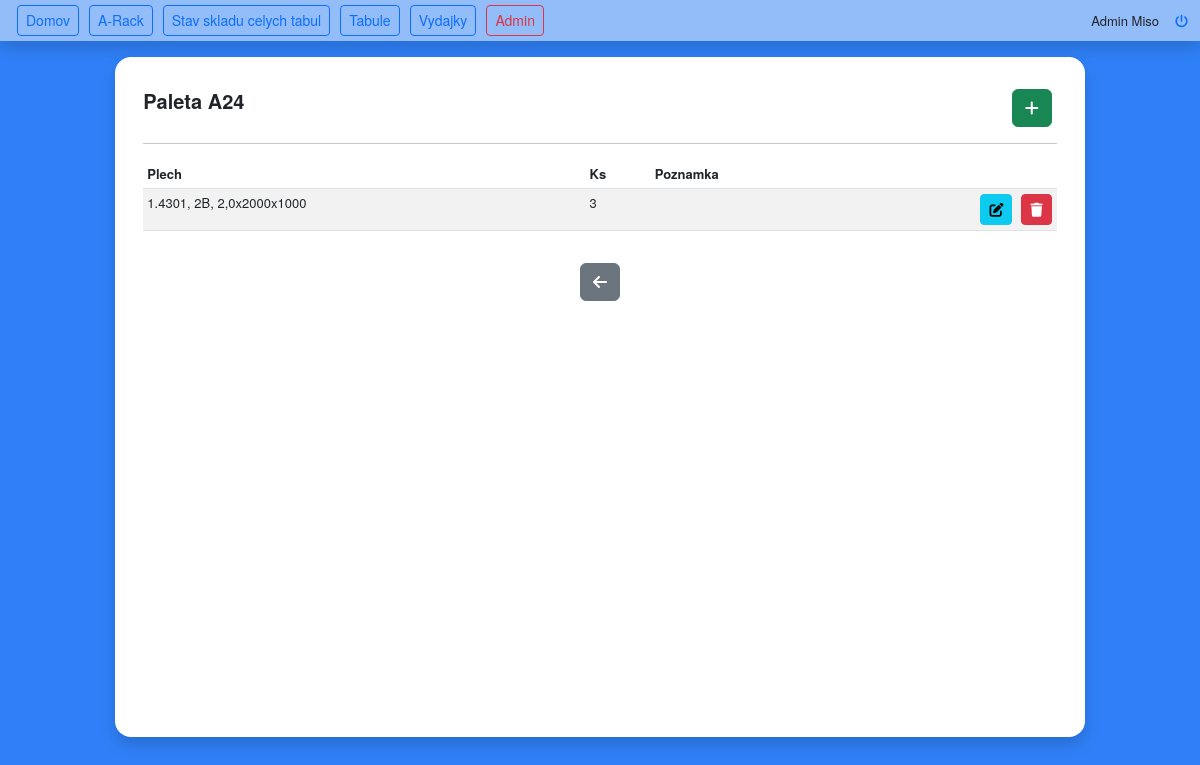
Screenshot of /a-rack/palette/detail/24/ (signed in) with the database file from the repository.
### Rack/models.py (models this page shows, shortened)
class Palette(models.Model):
    name = models.CharField(max_length=4)
    capacity = models.FloatField()
    sheets = models.ManyToManyField(Sheet, blank=True, through='PaletteSheet', related_name='palette_sheet')
    load_weight = models.FloatField(null=True, blank=True)
    class Meta:
        verbose_name = "Paleta"
        verbose_name_plural = "Palety"

class PaletteSheet(models.Model):
    palette = models.ForeignKey(Palette, on_delete=models.CASCADE, null=True, blank=True)
    sheet = models.ForeignKey(Sheet, on_delete=models.CASCADE)
    quantity = models.PositiveIntegerField()
    note = models.CharField(max_length=128, null=True, blank=True)
    created_by = models.ForeignKey(User, on_delete=models.CASCADE, related_name='created', null=True, blank=True)
    created_date = models.DateTimeField(auto_now_add=True)
    class Meta:
        verbose_name = "Plech na palete"
        verbose_name_plural = "Plechy na palete"

### Material/models.py (models this page shows, shortened)
class Sheet(models.Model):
    material = models.ForeignKey(to=RawMaterial, on_delete=models.CASCADE, related_name='material')
    surface = models.ForeignKey(to=MaterialSurface, on_delete=models.CASCADE, related_name='surface')
    thickness = models.FloatField()
    size_x = models.IntegerField()
    size_y = models.IntegerField()
    weight = models.FloatField(null=True, blank=True, )
    note = models.CharField(max_length=128, null=True, blank=True)
    class Meta:
        verbose_name = "Plech"
        verbose_name_plural = "Plechy"

class RawMaterial(models.Model):
    material_name = models.CharField(max_length=32)
    def __str__(self):
        return f"{self.material_name}"
    class Meta:
        verbose_name = "Akost materialu"
        verbose_name_plural = "Materialove akosti"

class MaterialSurface(models.Model):
    surface_name = models.CharField(max_length=32)
    def __str__(self):
        return f"{self.surface_name}"
    class Meta:
        verbose_name = "Povrch materialu"
        verbose_name_plural = "Povrchy materialu"

### Rack/views.py (the view)
# urls.py: path('a-rack/palette/detail/<int:pk>/', views.palette_detail, name='palette_detail'),
@login_required
def palette_detail(request, pk):
    palette = Palette.objects.get(pk=pk)
    palette_sheets = palette.palettesheet_set.all()  # Získanie spojovacej tabuľky pre priradené plechy
    sheets = [sheet for sheet in palette_sheets]
    ctx = {
        'palette': palette,
        'sheets': sheets,
    }
    return render(request, 'Rack/palette_detail.html', ctx)

### templates/Rack/palette_detail.html (shortened to what this page needs)
{% extends 'base.html' %}
{% block content %}
    <div class="container">
        <div class="d-flex justify-content-between m-0">
            <h5 class="mt-3 fw-bold">
                Paleta {{ palette.name }}
            </h5>
            <a href="{% url 'add_sheet_to_palette' palette.pk %}" class="btn btn-success mt-3 mb-0" data-toggle="tooltip" data-placement="top"
               title="Nalozit novy plech">
                <i class="fa-sharp fa-solid fa-plus"></i>
            </a>
        </div>
        <hr>
        <div class="card card-scroll border-0 m-0 p-0" style="max-height: 70vh">
            <table class="table table-sm table-striped">
                <thead class="sticky-top">
                <tr>
                    <th>Plech</th>
                    <th>Ks</th>
                    <th>Poznamka</th>
                    <th></th>
                </tr>
                </thead>
                <tbody id="sheetTable">
                {% for s in sheets %}
                    <tr id="trData">
                        <td>{{ s.sheet.material }}, {{ s.sheet.surface }}, {{ s.sheet.thickness }}x{{ s.sheet.size_x }}x{{ s.sheet.size_y }}</td>
                        <td>{{ s.quantity }}</td>
                        <td>
                        </td>
                        <td class="m-0 p-0">
                            <div class="d-flex justify-content-end">
                                <a class="btn btn-sm btn-info me-1 " href="{% url 'palette_edit' s.pk %}">
                                    <i class="fa-sharp fa-solid fa-pen-to-square"></i>
                                </a>
                                <a href="{% url 'sheet_on_palette_delete' s.pk %}" class="btn btn-sm btn-danger ">
                                    <i class="fa-sharp fa-solid fa-trash"></i>
                                </a>
                            </div>
                        </td>
                    </tr>
                {% endfor %}
                </tbody>
            </table>
        </div>
        <div class="text-center">
            <a href="{% url 'a_rack' %}" class="btn btn-secondary mt-3 mb-0" data-toggle="tooltip" data-placement="top"
               title="Spat">
                <i class="fa-sharp fa-solid fa-arrow-left"></i>
            </a>
        </div>
    </div>
{% endblock %}

### templates/components/navbar.html
<nav class="p-0 shadow navbar navbar-expand-sm bg-light bg-opacity-50">
    <div class="container-fluid">
        <div class="collapse navbar-collapse" id="navbarSupportedContent">
            <ul class="navbar-nav me-auto mb-2 mb-lg-0">
                <li class="nav-item">
                    <a class="btn btn-sm btn-outline-primary"
                       href="{% url 'welcome' %}"
                    >Domov
                    </a>
                </li>
                <li class="nav-item">
                    <a class="btn btn-sm btn-outline-primary"
                       href="{% url 'a_rack' %}"
                    >A-Rack
                    </a>
                </li>
                <li class="nav-item">
                    <a class="btn btn-sm btn-outline-primary"
                       href="{% url 'stock_status' %}">
                        Stav skladu celych tabul
                    </a>
                </li>
                <li class="nav-item">
                    <button class="btn btn-sm btn-outline-primary"
                            type="button"
                            hx-get="{% url 'sheet_list' %}"
                            hx-target="#dataFrame"
                            hx-swap="this"
                            hx-on="click: handleClearEditFrame()"
                    >Tabule
                    </button>
                </li>
                <li class="nav-item">
                    <button class="btn btn-sm btn-outline-primary"
                            type="button"
                            hx-get="{% url 'issue_note_list' %}"
                            hx-target="#dataFrame"
                            hx-swap="this"
                            hx-on="click: handleClearEditFrame()"
                    >Vydajky
                    </button>
                </li>
                {% if user.is_superuser %}
                    <li class="nav-item">
                        <a class="btn btn-sm btn-outline-danger" href="/admin/">Admin</a>
                    </li>
                {% endif %}
            </ul>
            <div class="d-flex">
                <div class="me-3">{{ user.first_name }} {{ user.last_name }}</div>
                <a href="{% url 'logout' %}"><i class="fa-solid fa-power-off"></i></a>
            </div>
        </div>
    </div>
</nav>

### static/css/styles.css (style rules this page uses)
body { font-size: small; background-color: #2f80f8; font-family: "Helvetica Neue", Helvetica, sans-serif; }
.card-scroll { overflow-y: auto; }
.btn { margin: 5px; }

### rows the page displays
Palette: name "A24"
PaletteSheet: sheet.material "1.4301", sheet.surface "2B", sheet.thickness "2,0", sheet.size_x "2000", sheet.size_y "1000", quantity "3"

### other values shown
{{ user.first_name }} "Admin"
{{ user.last_name }} "Miso"
